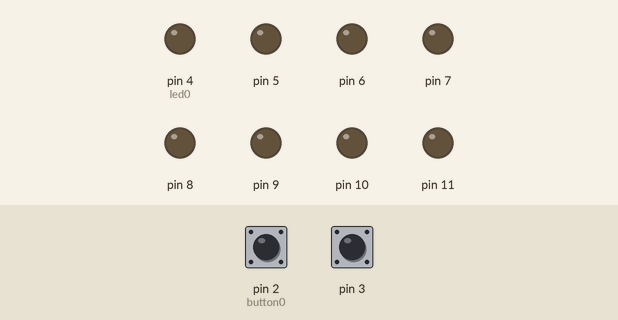
The sketch below on a simulated Arduino Uno, built with avr-gcc and run on an emulated ATmega328P. On the bench: output pins drawn as LEDs (lit = HIGH). The test bench sets the inputs (shaded band); at power-on: pin 3 HIGH, pin 2 (button0) HIGH.

Above: at 1.6 s.
1.7 s: pin 3 pulled LOW for 0.15 s
At 1.85 s:
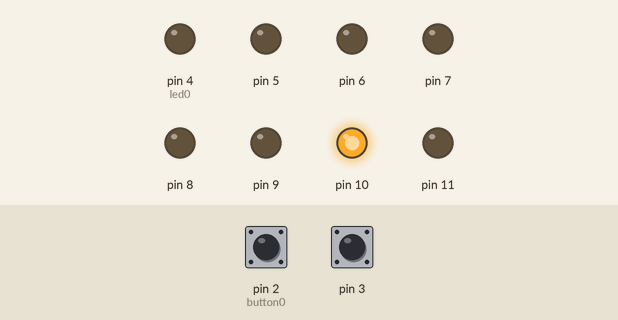
At 4.4 s:
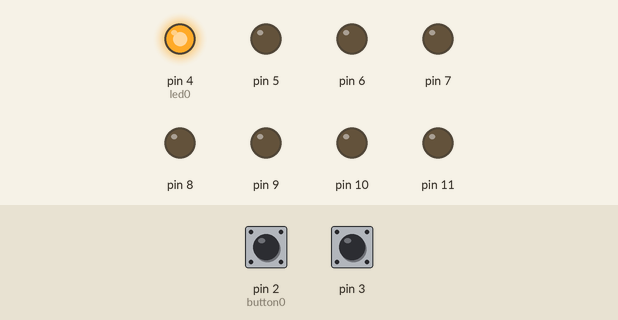
Timing chart, 0 to 5.9 s (numbered marks = the images above; inputs shaded):
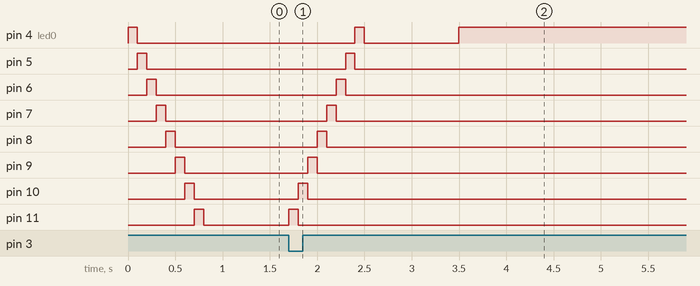

The sketch:

_06a_Pong.ino
```cpp
int led0 = 4;
int button0 = 2;
bool gameOver = false;

// the setup function runs once when you press reset or power the board
void setup() {
  // initialize digital pin 4..11 as an output.
  for (int i = 0; i < 8; i++)
    pinMode(led0 + i, OUTPUT);

  pinMode(button0, INPUT_PULLUP);
  pinMode(button0 + 1, INPUT_PULLUP);
}

// the loop function runs over and over again forever
void loop() {
    UpwardSequence(); // Right to left
    WaitForButton(1); // Wait for left button
    DownwardSequence(); // Left to right
    WaitForButton(0); // Wait for right button
}

void WaitForButton(int player)
{
  if (gameOver) return;

  bool gotIt = false;
  unsigned long timesUp = millis() + 1000;
  while (millis() < timesUp && !gotIt) {
    if (digitalRead(button0 + player) == LOW)
      gotIt = true;
  }
  if (!gotIt) GameOver(player);
}

void GameOver(int player)
{
  gameOver = true;

  if (player == 0) // player 0 lost
  {
    // Indicate that player 0 Lost
    digitalWrite(led0, HIGH);
  }
  else
  {
    // Indicate that player 1 lost
    digitalWrite(led0+7, HIGH);
  }
}

void UpwardSequence()
{
  if (gameOver) return;

  for (int i = 0; i < 8; i++)
  {
    digitalWrite(led0 + i, HIGH); // turn the LED on (HIGH is the voltage level)
    delay(100);                   // wait for a tenth of second
    digitalWrite(led0 + i, LOW);  // turn the LED off by making the voltage LOW
  }
}

void DownwardSequence()
{
  if (gameOver) return;

  for (int i = 7; i >= 0; i--)
  {
    digitalWrite(led0 + i, HIGH); // turn the LED on (HIGH is the voltage level)
    delay(100);                   // wait for a tenth of second
    digitalWrite(led0 + i, LOW);  // turn the LED off by making the voltage LOW
  }
}
```

Measured:
- after the input at 1.7 s, pin 4 (led0): LOW → HIGH after 0.70 s, → LOW 0.10 s later, → HIGH 1.0 s later; pin 5: LOW → HIGH after 0.60 s, → LOW 0.10 s later; pin 6: LOW → HIGH after 0.50 s, → LOW 0.10 s later; pin 7: LOW → HIGH after 0.40 s, → LOW 0.10 s later; pin 8: LOW → HIGH after 0.30 s, → LOW 0.10 s later
